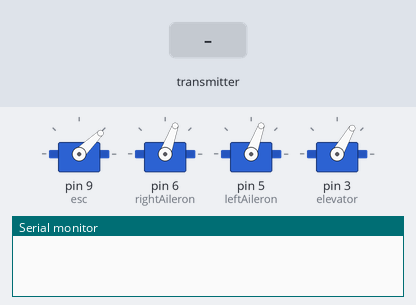
The sketch below on a simulated Arduino Uno, built with avr-gcc and run on an emulated ATmega328P. On the bench: 4 × servo, the last lines printed to the serial monitor. The inputs (shaded band) are chosen by the test bench. No radio packets arrive unless stated.

Above: at 2.2 s.
2.3 s: the transmitter starts sending thrust = 256
At 3.3 s:
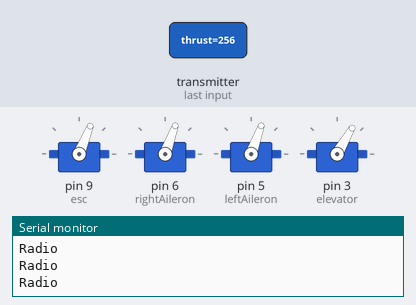
5.3 s: the transmitter starts sending elevator = 512
At 6.6 s:
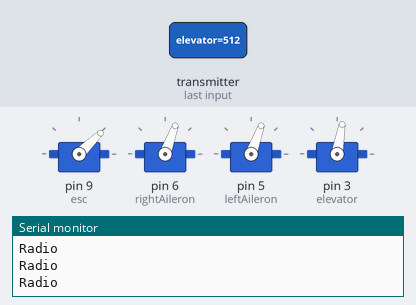
6.9 s: the transmitter starts sending aileron = 512
At 7.4 s:
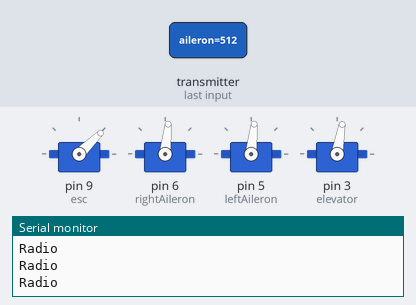
8.6 s: the transmitter starts sending elevator = 0
At 9.1 s:
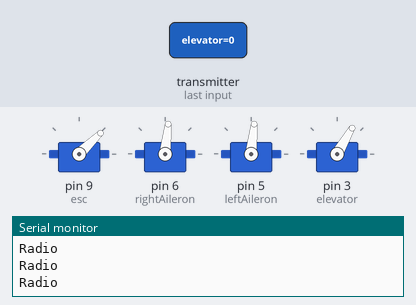
10.2 s: the transmitter starts sending elevator = 1023
At 10.8 s:
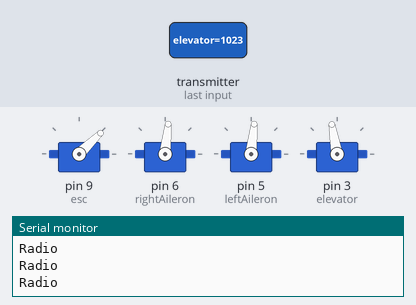
11.9 s: the transmitter starts sending aileron = 0
At 12.5 s:
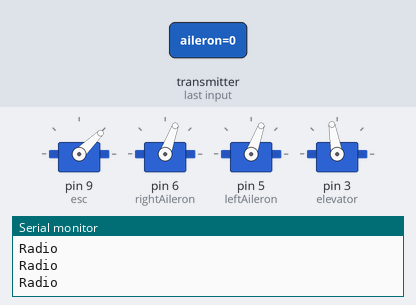
Timing chart, 0 to 14.5 s (numbered marks = the images above; inputs shaded):
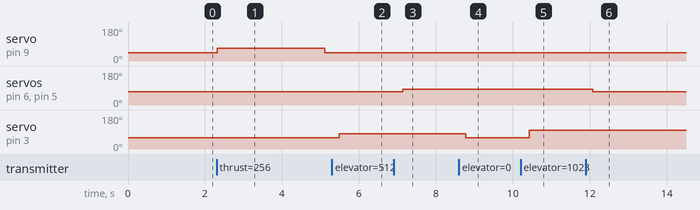

Measured:
- after the input at 2.3 s, servo on pin 9 (esc): 44° → 68° at once, → 44° 2.8 s later
- after the input at 5.3 s, servo on pin 3 (elevator): 60° → 80° after 0.19 s
- after the input at 6.9 s, servo on pin 6 (rightAileron), servo on pin 5 (leftAileron): 70° → 84° after 0.23 s
- after the input at 8.6 s, servo on pin 3 (elevator): 80° → 60° after 0.18 s
- after the input at 10.2 s, servo on pin 3 (elevator): 60° → 100° after 0.23 s
- after the input at 11.9 s, servo on pin 6 (rightAileron), servo on pin 5 (leftAileron): 84° → 70° after 0.17 s

The sketch:

reciver.ino
```cpp
#include <SPI.h>
#include "nRF24L01.h"
#include "RF24.h"

#include <Servo.h>

#define ROLL_AXIS_PIN A0 // X axis
#define PITCH_AXIS_PIN A1 // Y axis

#define YAW_AXIS_PIN A2 // Z axis
#define THRUST_AXIS_PIN A3

#define TESTER_MODE false

unsigned long lastUpdate = 0;

Servo esc;
Servo leftAileron;
Servo rightAileron;
Servo elevator;

int rollAxis = 0; // rotation by ailerons
int pitchAxis = 0; // rotation by elevator

int yawAxis = 0; // rotation by rudder
// Motor state
int thrust = 0;

const uint64_t pipes[2] = { 0xF0F0F0F0E1LL, 0xF0F0F0F0D2LL };

struct WirelessPackage {
  int thrust;
  int elevator;
  int aileron;
  int rudder;
};

WirelessPackage dataPacket = {};

RF24 radio(7, 8);
void setup() {
  Serial.begin(9600);
  radio.begin();
  //  pinMode(13, OUTPUT);

  //  digitalWrite(13, HIGH);
  delay(1000);
  //  digitalWrite(13, LOW);
  radio.setPALevel(RF24_PA_MAX);
  radio.openWritingPipe(pipes[0]);
  radio.openReadingPipe(1, pipes[1]);
  radio.startListening();

  esc.attach(9);
  esc.writeMicroseconds(1000);

  rightAileron.attach(6);
  leftAileron.attach(5);
  elevator.attach(3);
}

void loop() {
//#if TESTER_MODE
//  getLocaJoysticState();
//#else
  reciveRemouteState();
//#endif
  moveServos();


}

int escSpeed(int val) {
  return map(val, 0, 1023, 1000, 2000); //mapping val to minimum and maximum(Change if needed)
}

int aileronDeg(int val) {
  return map(val, 0, 1023, 70, 98);  //  60-100 0-20-40 // 0 - 10 - 28
}

void moveServos() {
  int s = escSpeed(thrust);
  //    Serial.print("thrust=");
  //      Serial.print(s);
  //      Serial.print("  ");
  esc.writeMicroseconds(s);

  //    Serial.print("rollAxis=");
  //    Serial.print(t);
  //    Serial.print("  ");

  rightAileron.write(aileronDeg(rollAxis));
  //  if (lamdingMode) {
  //    leftAileron.write(180 - t);
  //  } else

  leftAileron.write(aileronDeg(rollAxis));

  elevator.write(map(pitchAxis, 0, 1023, 60, 100));
}

void reciveRemouteState() {

  unsigned long got_time = millis();
  if ( radio.available() ) {
    Serial.println("Radio");


//    Serial.println(thrust);
    bool done = false;
    while (!done){
      done = radio.read( &dataPacket, sizeof(dataPacket) );
      delay(20);
    }
    //printPackage(dataPacket);

    thrust = dataPacket.thrust;
    pitchAxis = dataPacket.elevator;
    yawAxis = dataPacket.rudder;
    rollAxis = dataPacket.aileron;
  }

  if (got_time - lastUpdate > 10000) {
    thrust = 0;
  }
  if (got_time - lastUpdate > 5000) {
    thrust = 0;
    radio.begin();

    radio.setPALevel(RF24_PA_MAX);
    radio.openWritingPipe(pipes[0]);
    radio.openReadingPipe(1, pipes[1]);
    radio.startListening();
    delay(100);
  }
}

void getLocaJoysticState() {
  thrust = analogRead(A2);
  Serial.println(thrust);
}

void printPackage(const WirelessPackage &pckg) {
  Serial.print("packet: {thrust=");
  Serial.print(pckg.thrust);
  Serial.print(", elevator='");
  Serial.print(pckg.elevator);
  //  Serial.print("', rudder=");
  //  Serial.print(pckg.rudder);
  Serial.print("', aileron=");
  Serial.print(pckg.aileron);
  Serial.print("}\n");
}
```
